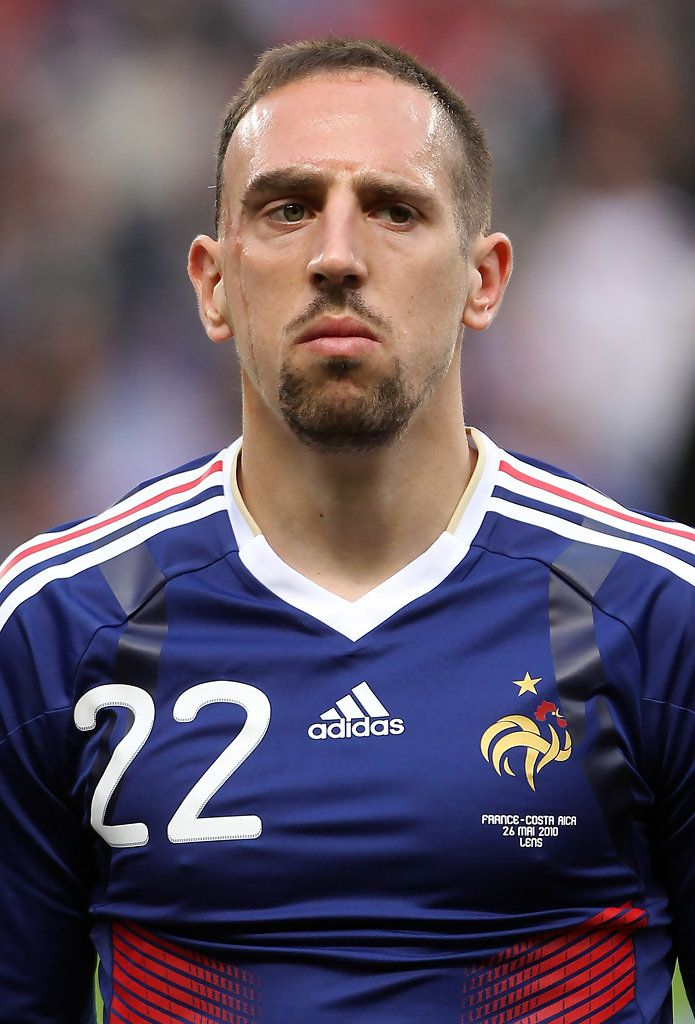
#> input picture HW 3/input_images/195fa4c26a0b7f093b2560bf8af75d08.jpg, 695 x 1024 px; its folder holds only this picture in this run
$ python HW3.py
#> lines starting #> are read from the running program, lines starting #| are printed output that depends on the picture; after the words box and inside, x2 and y2 are one past the last pixel; in counts of white or black regions, pixels touching at a corner belong together
import os
import cv2
import numpy as np
import matplotlib.pyplot as plt
from skimage.measure import regionprops, label

def segment_skin(img):
    # Convert to multiple color spaces for more robust detection
    hsv_img = cv2.cvtColor(img, cv2.COLOR_BGR2HSV)
    ycrcb_img = cv2.cvtColor(img, cv2.COLOR_BGR2YCrCb)

    # HSV ranges
    lower_hsv = np.array([0, 20, 50], dtype=np.uint8)
    upper_hsv = np.array([30, 255, 255], dtype=np.uint8)

    # YCrCb ranges
    lower_ycrcb = np.array([0, 110, 70], dtype=np.uint8)
    upper_ycrcb = np.array([255, 158, 120], dtype=np.uint8)

    # Create masks
    mask_hsv = cv2.inRange(hsv_img, lower_hsv, upper_hsv)
    mask_ycrcb = cv2.inRange(ycrcb_img, lower_ycrcb, upper_ycrcb)

    # Combine masks
    mask = cv2.bitwise_and(mask_hsv, mask_ycrcb)

    return mask

def remove_small_components(mask, min_size=3000):
    num_labels, labels, stats, _ = cv2.connectedComponentsWithStats(mask, connectivity=8)
    output_mask = np.zeros_like(mask)

    for i in range(1, num_labels):
        area = stats[i, cv2.CC_STAT_AREA]
        if area >= min_size:
            output_mask[labels == i] = 255

    return output_mask

def apply_morphology(mask, kernel_size=3):
    kernel = cv2.getStructuringElement(cv2.MORPH_ELLIPSE, (kernel_size, kernel_size))

    # Apply closing to fill small holes
    closed = cv2.morphologyEx(mask, cv2.MORPH_CLOSE, kernel)

    # Apply opening to remove noise
    opened = cv2.morphologyEx(closed, cv2.MORPH_OPEN, kernel)

    return opened

def filter_round_regions(mask, roundness_threshold=0.2):
    label_img = label(mask)
    regions = regionprops(label_img)
    filtered_regions = []
    region_scores = []

    total_image_area = mask.shape[0] * mask.shape[1]
    min_face_area = total_image_area * 0.01  # 1% of image
    max_face_area = total_image_area * 0.4   # 40% of image

    for idx, region in enumerate(regions):
        minr, minc, maxr, maxc = region.bbox
        height = maxr - minr
        width = maxc - minc
        aspect_ratio = width / height if height != 0 else 0

        if region.perimeter == 0:
            continue

        roundness = 4 * np.pi * (region.area) / (region.perimeter ** 2)

        normalized_area = region.area / total_image_area
        score = normalized_area * (1 + roundness)

        print(f"\nRegion {idx+1}:")
        print(f"Area: {region.area} pixels ({(region.area/total_image_area)*100:.2f}% of image)")
        print(f"Roundness: {roundness:.2f}")
        print(f"Aspect ratio: {aspect_ratio:.2f}")
        print(f"Score: {score:.4f}")

        # Basic conditions for valid region
        if (region.area >= min_face_area and
            region.area <= max_face_area and
            0.4 < aspect_ratio < 2.5):
            filtered_regions.append(region)
            region_scores.append(score)
            print("-> Accepted")
        else:
            print("-> Rejected")

    # If we have multiple valid regions, choose the one with highest score
    if filtered_regions:
        best_region_idx = np.argmax(region_scores)
        print(f"\nRegion with best score: Region {best_region_idx+1}")
        print(f"Score: {region_scores[best_region_idx]:.4f}")
        return [filtered_regions[best_region_idx]]

    return []

def draw_ellipses(img, regions):
    output_img = img.copy()
    for idx, region in enumerate(regions):
        coords = region.coords
        if len(coords) < 5:
            continue

        # Calculate center using region moments
        M = cv2.moments(region.image.astype(np.uint8))
        if M["m00"] != 0:
            cX = int(M["m10"] / M["m00"])
            cY = int(M["m01"] / M["m00"])
        else:
            continue

        # Adjust coordinates for actual position in image
        cX += region.bbox[1]
        cY += region.bbox[0]

        # Calculate ellipse dimensions
        height = region.bbox[2] - region.bbox[0]
        width = region.bbox[3] - region.bbox[1]

        # Adjust vertical position
        cY = cY - height//10

        # Draw ellipse
        angle = 0
        cv2.ellipse(output_img,
                   (cX, cY),
                   (width//2, height//2),
                   angle,
                   0,
                   360,
                   (0, 255, 0),
                   2)

    return output_img

def process_and_save_results(image_paths, output_dir='results'):
    # Create results directory if it doesn't exist
    if not os.path.exists(output_dir):
        os.makedirs(output_dir)
        print(f"Created directory {output_dir}")

    for idx, image_path in enumerate(image_paths):
        print(f"\nProcessing image {idx + 1}/{len(image_paths)}: {image_path}")
        img = cv2.imread(image_path)

        # Detect skin
        skin_mask = segment_skin(img)

        # Remove small components
        clean_mask = remove_small_components(skin_mask)

        # Apply morphological operations
        morphed_mask = apply_morphology(clean_mask)

        # Filter regions
        regions = filter_round_regions(morphed_mask)

        if not regions:
            print("No potential face regions detected.")
            continue

        # Draw results
        result_img = draw_ellipses(img, regions)

        # Create figure with 4 images
        plt.figure(figsize=(15, 10))

        # Original image
        plt.subplot(2, 2, 1)
        plt.imshow(cv2.cvtColor(img, cv2.COLOR_BGR2RGB))
        plt.title('Original Image')
        plt.axis('off')

        # Skin mask
        plt.subplot(2, 2, 2)
        plt.imshow(skin_mask, cmap='gray')
        plt.title('Skin Mask')
        plt.axis('off')

        # Processed mask
        plt.subplot(2, 2, 3)
        plt.imshow(morphed_mask, cmap='gray')
        plt.title('Processed Mask')
        plt.axis('off')

        # Final result
        plt.subplot(2, 2, 4)
        plt.imshow(cv2.cvtColor(result_img, cv2.COLOR_BGR2RGB))
        plt.title('Final Result')
        plt.axis('off')

        plt.tight_layout()

        filename = os.path.splitext(os.path.basename(image_path))[0]
        output_path = os.path.join(output_dir, f'result_{filename}.png')

        plt.savefig(output_path, dpi=300, bbox_inches='tight')
        plt.close()

        print(f"Results saved to: {output_path}")

def main():
    input_dir = 'input_images'

    valid_extensions = ('.jpg', '.jpeg', '.png', '.JPG', '.JPEG', '.PNG')
    image_paths = [os.path.join(input_dir, f) for f in os.listdir(input_dir)
                  if f.endswith(valid_extensions)]

    if not image_paths:
        print(f"No images found in directory {input_dir}")
        print("Please add images with extensions: .jpg, .jpeg, or .png")
        return

    process_and_save_results(image_paths, output_dir='results')
#> in process_and_save_results, img is the input picture: shape (1024, 695, 3); mean B, G, R 102.1, 88, 101.3
#> in segment_skin, `mask_hsv = cv2.inRange(hsv_img, lower_hsv, upper_hsv)`:
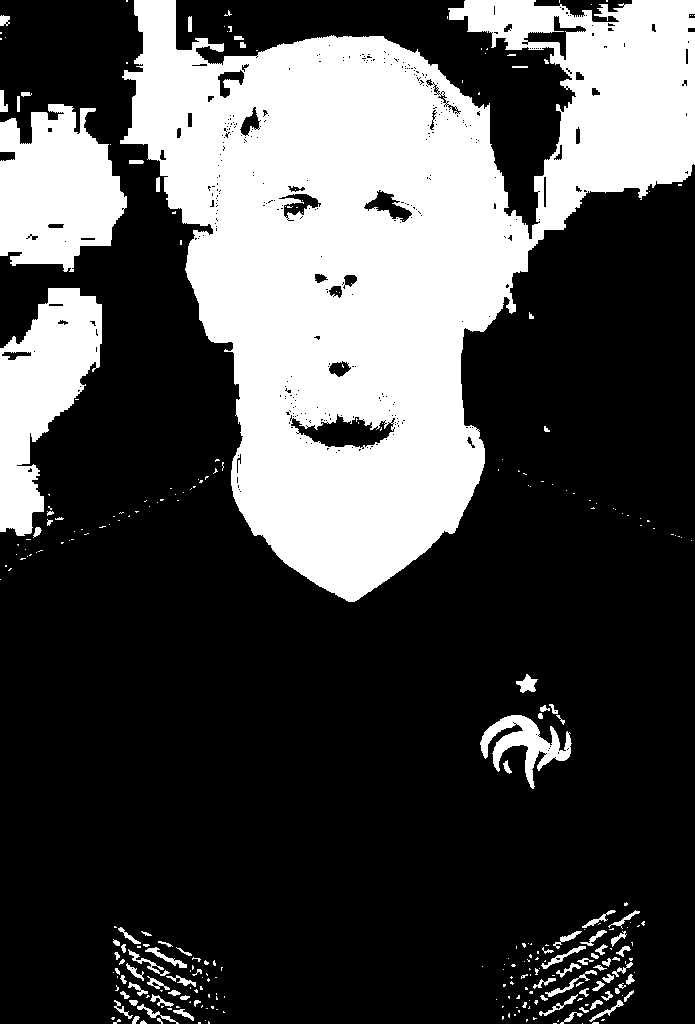
#> mask_hsv: shape (1024, 695); 29.9% white; 304 white regions (220 under 20 px), largest, box (x1, y1, x2, y2) and area: (120, 0, 695, 602) 174873, (0, 104, 127, 272) 15273, (0, 288, 102, 536) 13734
#> in remove_small_components, `num_labels, labels, stats, _ = cv2.connectedComponentsWithStats(mask, ..`:
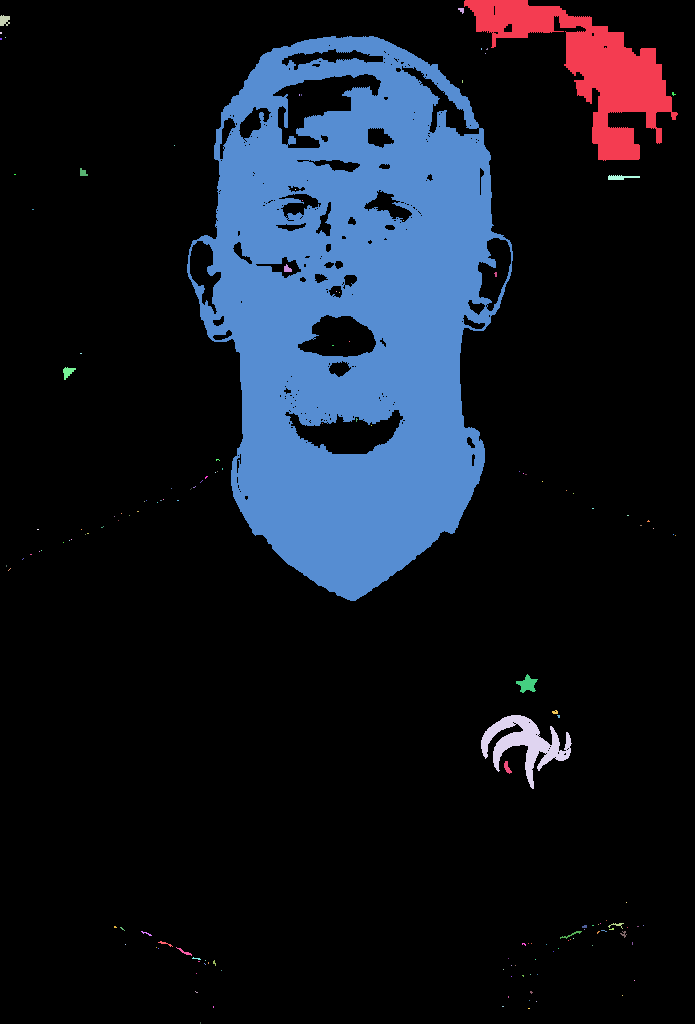
#> labels: shape (1024, 695) int32; 149 distinct labels, from 0 to 148; one colour per label, 0 black
#> in remove_small_components, `num_labels, labels, stats, _ = cv2.connectedComponentsWithStats(mask, ..`: num_labels = 149; stats = 149 rows, first 6: [0, 0, 695, 1024, 584111], [464, 0, 214, 161, 11499], [458, 8, 6, 6, 23], [0, 15, 10, 11, 86], [0, 32, 2, 2, 4], [5, 37, 1, 1, 1]
#> the loop in remove_small_components, `for i in range(1, num_labels):` made 148 passes
#> area on passes 1, 2, 3, 6, 16, 18, 23, 30: 11499, 23, 86, 112454, 44, 103, 43, 90
#> in filter_round_regions, `label_img = label(mask)`:
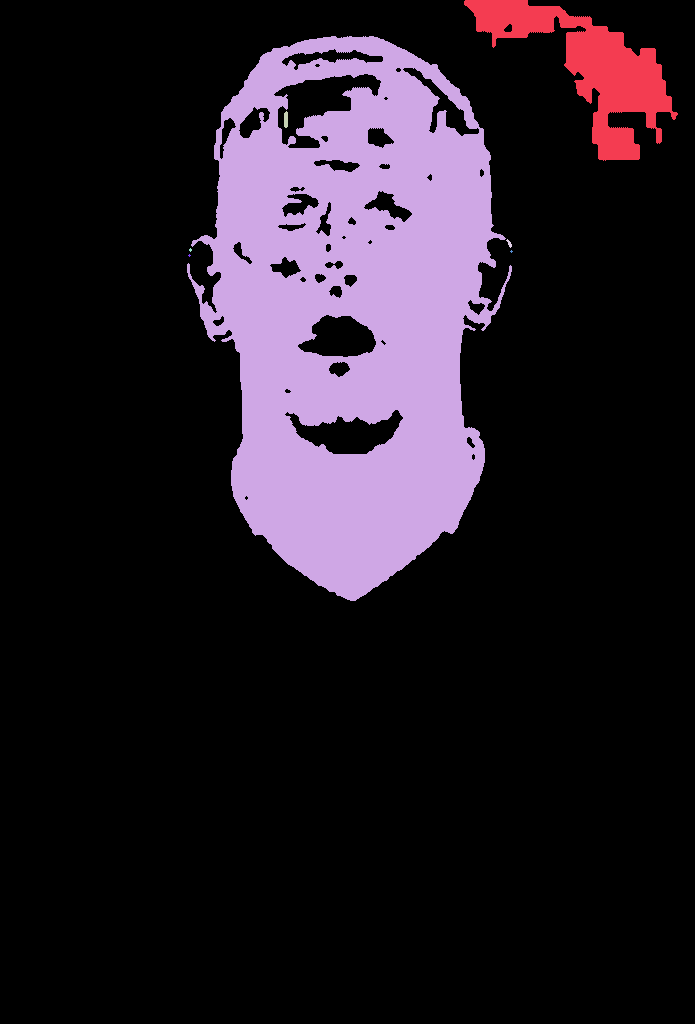
#> label_img: shape (1024, 695) int64; 8 distinct labels, from 0 to 7; one colour per label, 0 black
#> in filter_round_regions, `regions = regionprops(label_img)`: regions = 7 regions; box (x1, y1, x2, y2) and area: (187, 36, 512, 601) 112918, (464, 0, 678, 161) 11547, (284, 111, 288, 128) 62, (506, 239, 512, 248) 24, (189, 248, 192, 252) 8, (510, 250, 513, 253) 5, (188, 254, 191, 257) 5
#> the loop in filter_round_regions, `for idx, region in enumerate(regions):` made 7 passes
#> (minr, minc, maxr, maxc, height, width, aspect_ratio, roundness) on passes 3 to 7: (111, 284, 128, 288, 17, 4, 0.235, 0.633), (239, 506, 248, 512, 9, 6, 0.667, 1.19), (248, 189, 252, 192, 4, 3, 0.75, 1.71), (250, 510, 253, 513, 3, 3, 1, 1.96), (254, 188, 257, 191, 3, 3, 1, 1.96)
#> (printed output is left out)
#> after the loop in filter_round_regions, `for idx, region in enumerate(regions):`: filtered_regions = 2 regions; box (x1, y1, x2, y2) and area: (187, 36, 512, 601) 112918, (464, 0, 678, 161) 11547; region_scores = [0.0183, 0.166]
#> in filter_round_regions, `best_region_idx = np.argmax(region_scores)`: best_region_idx = 1
#| Region with best score: Region 2
#| Score: 0.1663
#> in process_and_save_results, `regions = filter_round_regions(morphed_mask)`: regions = 1 regions; box (x1, y1, x2, y2) and area: (187, 36, 512, 601) 112918
#> the loop in draw_ellipses, `for idx, region in enumerate(regions):` made 1 pass
#> (cX, cY, height, width, angle) on pass 1: (351, 255, 565, 325, 0)
#> after the loop in draw_ellipses, `for idx, region in enumerate(regions):`:
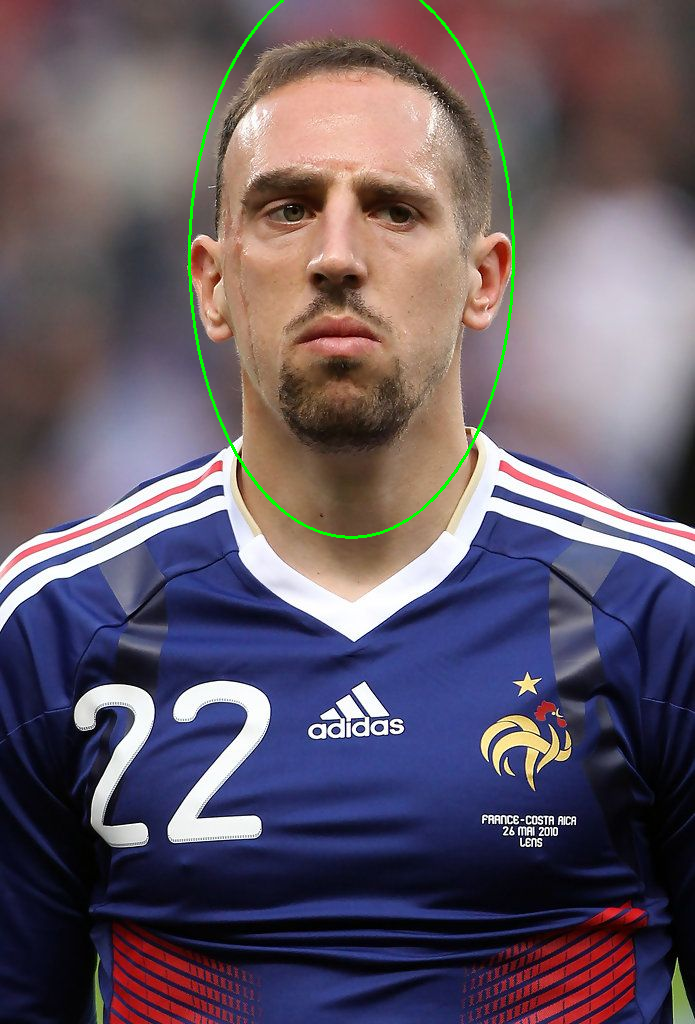
#> output_img: shape (1024, 695, 3); 0.54% of pixels changed, all inside (x1, y1, x2, y2) = (188, 0, 515, 539)
#> in process_and_save_results, `plt.savefig(output_path, dpi=300, bbox_inches='tight')`:
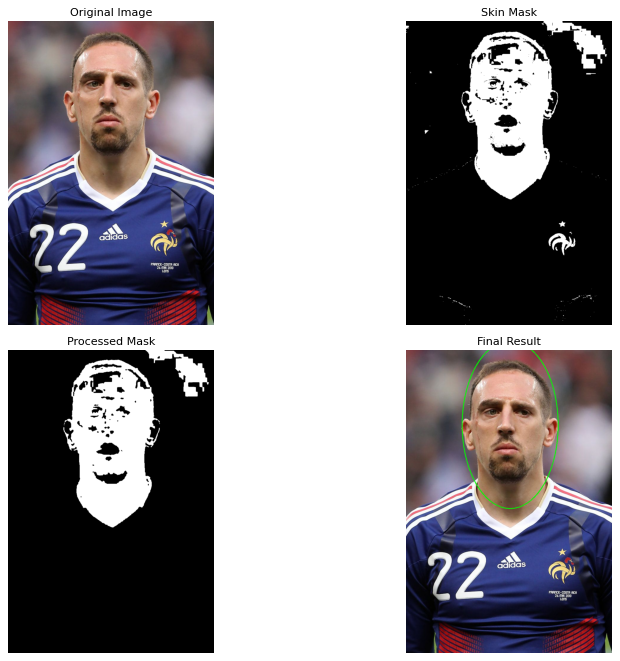
#> figure drawn by matplotlib, 4 panels

if __name__ == "__main__":
    main()

$ run again, on HW 3/input_images/753c4838946cebbb1f1cb68f6252d230.jpg
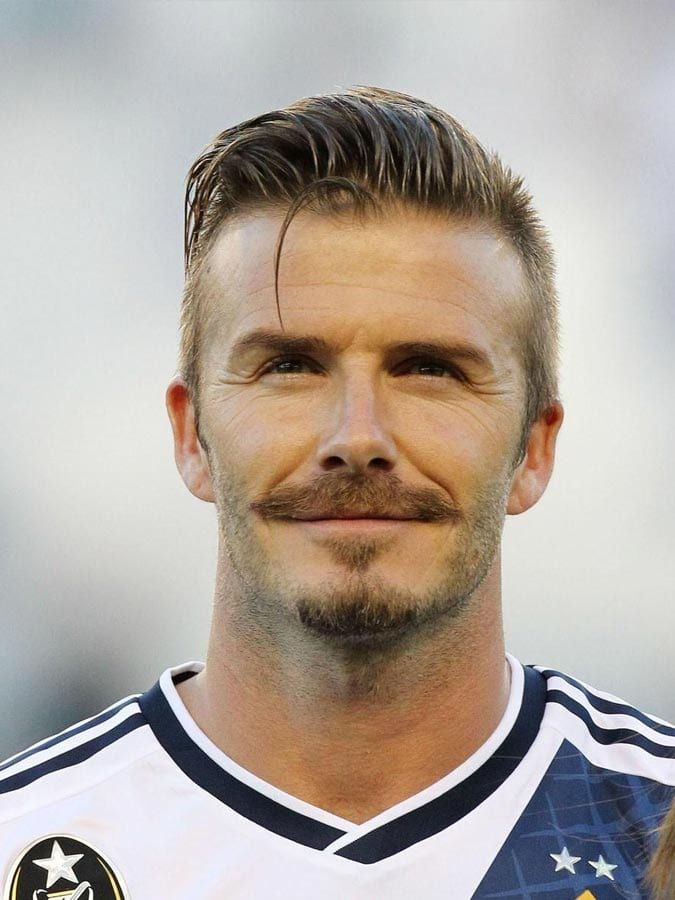
#> input picture HW 3/input_images/753c4838946cebbb1f1cb68f6252d230.jpg, 675 x 900 px
#> in process_and_save_results, img is the input picture: shape (900, 675, 3); mean B, G, R 158.5, 167, 177.1
#> hsv_img: shape (900, 675, 3); mean H, S, V 56.8, 50.3, 182
#> ycrcb_img: shape (900, 675, 3); mean of channels 0, 1, 2 169.1, 133.8, 122
#> mask_hsv: shape (900, 675); 35.3% white; 186 white regions (171 under 20 px), largest, box (x1, y1, x2, y2) and area: (163, 97, 566, 826) 209939, (647, 799, 675, 900) 1793, (347, 86, 416, 113) 897
#> mask_ycrcb: shape (900, 675); 30.5% white; 36 white regions (18 under 20 px), largest, box (x1, y1, x2, y2) and area: (164, 112, 566, 825) 181094, (649, 804, 675, 900) 1566, (348, 87, 408, 104) 632
#> mask: shape (900, 675); 30% white; 67 white regions (46 under 20 px), largest, box (x1, y1, x2, y2) and area: (164, 112, 566, 825) 178220, (649, 804, 675, 900) 1566, (348, 87, 408, 104) 631
#> labels: shape (900, 675) int32; 68 distinct labels, from 0 to 67
#> num_labels = 68; stats = 68 rows, first 6: [0, 0, 675, 900, 425021], [348, 87, 60, 17, 631], [282, 99, 35, 16, 325], [432, 109, 7, 3, 17], [335, 112, 9, 4, 26], [164, 112, 402, 713, 178220]
#> the loop in remove_small_components, `for i in range(1, num_labels):` made 67 passes
#> area on passes 1, 2, 4, 5, 6, 8, 10, 12: 631, 325, 26, 178220, 32, 150, 142, 168
#> closed: shape (900, 675); 29.5% white; 1 white region, box (x1, y1, x2, y2) and area: (164, 112, 566, 825) 179373
#> opened: shape (900, 675); 29.5% white; 5 white regions (2 under 20 px)
#> in filter_round_regions, `label_img = label(mask)`:
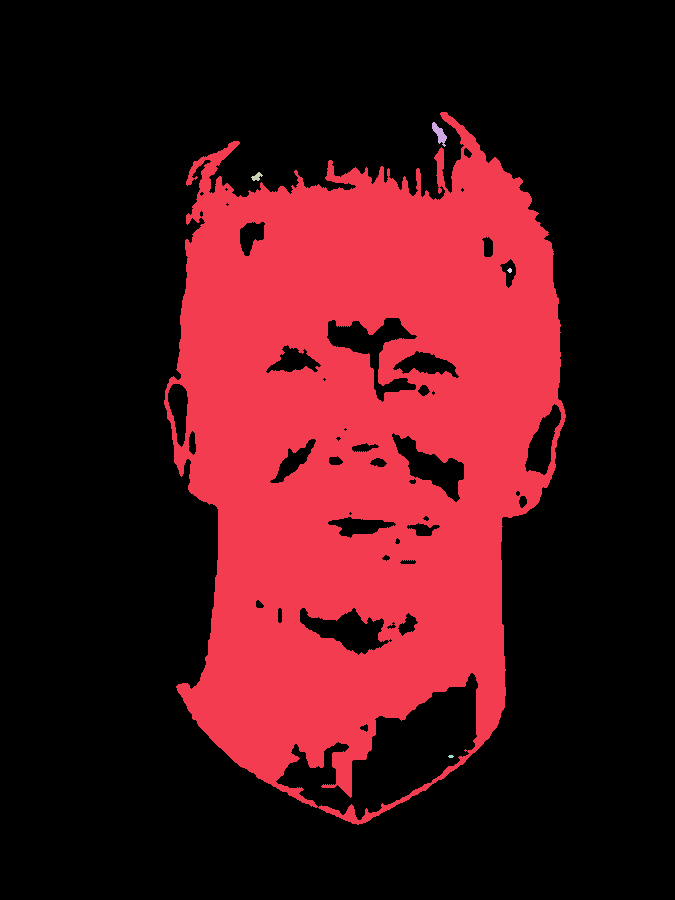
#> label_img: shape (900, 675) int64; 6 distinct labels, from 0 to 5; one colour per label, 0 black
#> in filter_round_regions, `regions = regionprops(label_img)`: regions = 5 regions; box (x1, y1, x2, y2) and area: (164, 112, 566, 825) 178875, (432, 122, 447, 147) 167, (251, 172, 263, 181) 57, (507, 268, 512, 273) 17, (448, 755, 454, 758) 14
#> the loop in filter_round_regions, `for idx, region in enumerate(regions):` made 5 passes
#> (minr, minc, maxr, maxc, height, width, aspect_ratio, roundness) on passes 3 to 5: (172, 251, 181, 263, 9, 12, 1.33, 0.764), (268, 507, 273, 512, 5, 5, 1, 1.37), (755, 448, 758, 454, 3, 6, 2, 1.29)
#> (printed output is left out)
#> after the loop in filter_round_regions, `for idx, region in enumerate(regions):`: filtered_regions = 1 regions; box (x1, y1, x2, y2) and area: (164, 112, 566, 825) 178875; region_scores = [0.308]
#> best_region_idx = 0
#| Region with best score: Region 1
#| Score: 0.3079
#> in process_and_save_results, `regions = filter_round_regions(morphed_mask)`: regions has the same summary as filtered_regions in filter_round_regions
#> the loop in draw_ellipses, `for idx, region in enumerate(regions):` made 1 pass
#> (cX, cY, height, width, angle) on pass 1: (359, 377, 713, 402, 0)
#> in process_and_save_results, `plt.savefig(output_path, dpi=300, bbox_inches='tight')`:
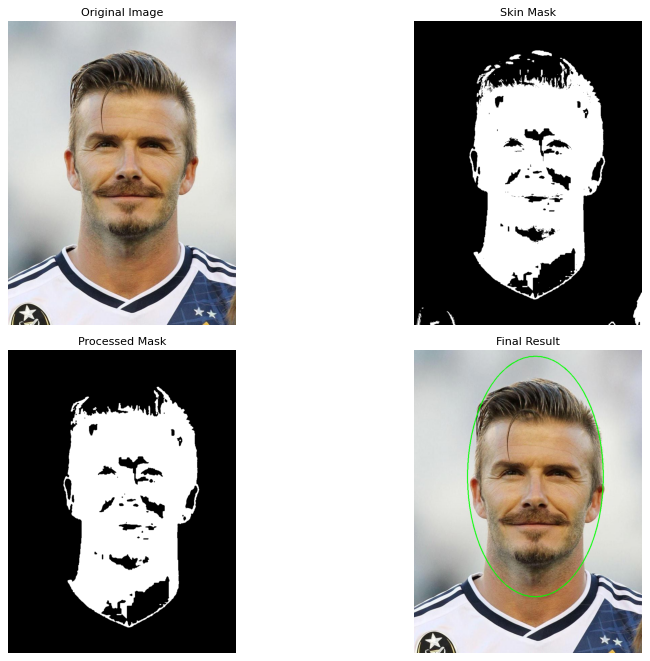
#> figure drawn by matplotlib, 4 panels
